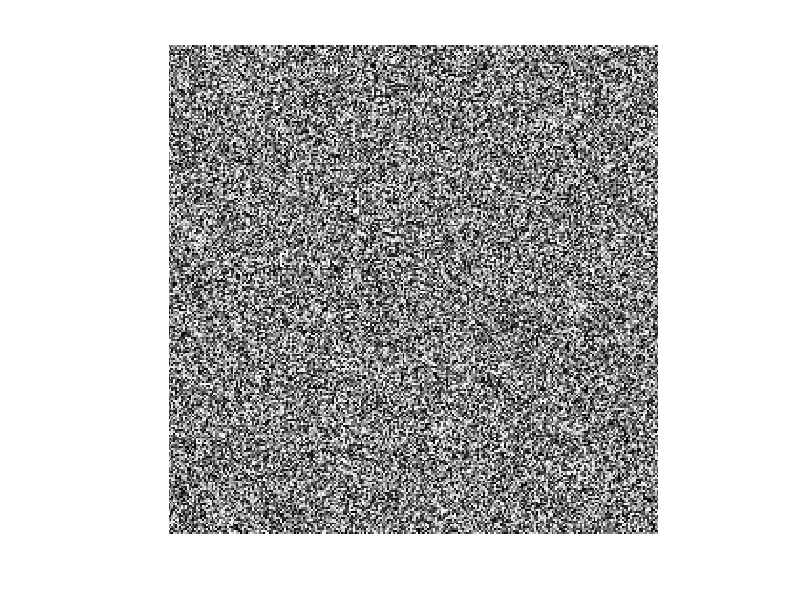

This figure's MATLAB source:
B=rand(256).*1000;   %Generate random image array

%imshow(B);         %poor cintrast resullts using image
                   %exceeds expected range

imshow(B,[0 1000]);  %But if we specify range of dat
                     %imshow also displays correct